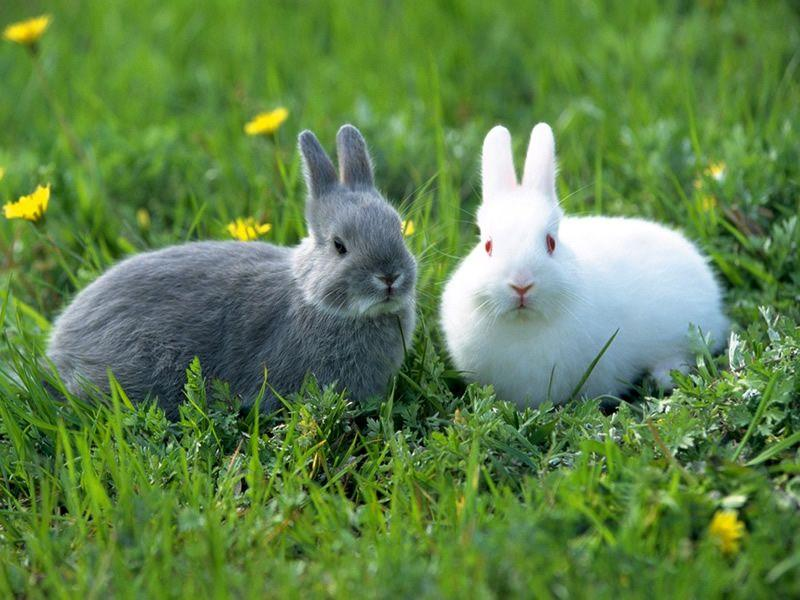
#> input picture 练习/rabbit.png, 800 x 600 px
$ python '练习5-2 图像二值化处理 多阈值.py'
#> lines starting #> are read from the running program, lines starting #| are printed output that depends on the picture; after the words box and inside, x2 and y2 are one past the last pixel; in counts of white or black regions, pixels touching at a corner belong together
# -*- 练习5-1 -*-
"""
功能：多阈值的图像二值化处理
作者：fenghuohuo
日期：2021年6月7日
"""
import cv2
img1 = cv2.imread('rabbit.png', cv2.IMREAD_GRAYSCALE)   # cv2.THRESH_OTSU   作为图像自适应二值化的一个很优的算法Otsu大津算法的参数
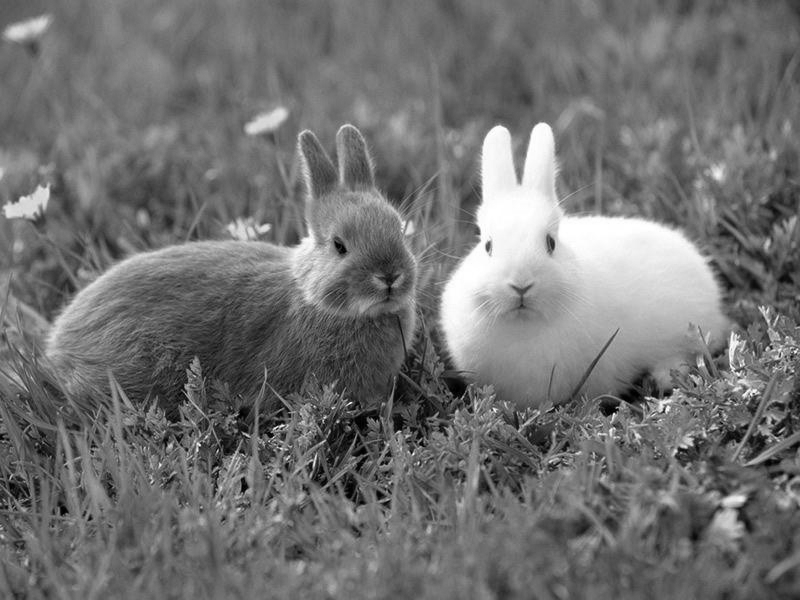
#> img1: shape (600, 800); min 0, max 255, mean 113.5
ret, binary = cv2.threshold(img1, 175, 255, cv2.THRESH_BINARY)  # cv2.THRESH_BINARY    大于阈值的部分被置为255，小于部分被置为0
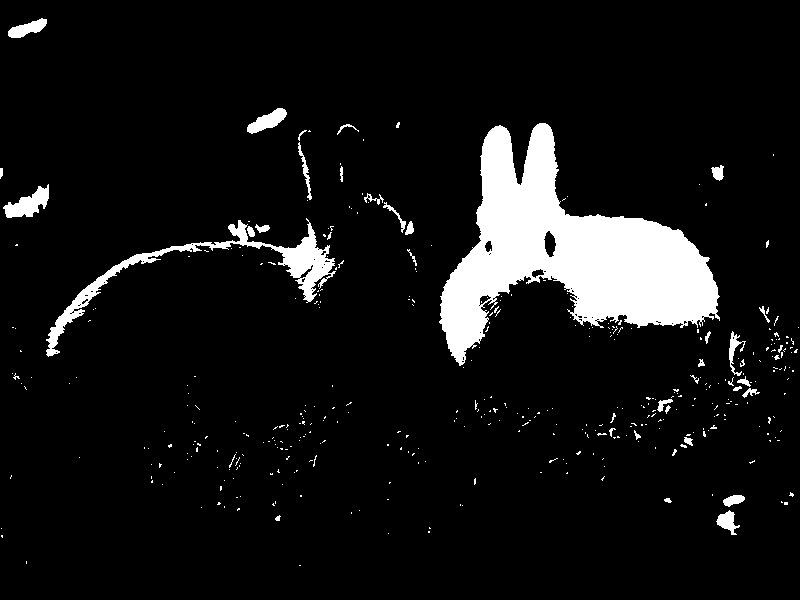
#> binary: shape (600, 800); 8.1% white; 404 white regions (366 under 20 px), largest, box (x1, y1, x2, y2) and area: (439, 123, 720, 366) 29228, (46, 218, 336, 357) 4212, (3, 184, 49, 218) 771
ret, binaryinv = cv2.threshold(img1, 175, 255, cv2.THRESH_BINARY_INV)   # cv2.THRESH_BINARY_INV    大于阈值部分被置为0，小于部分被置为255
ret, trunc = cv2.threshold(img1, 175, 255, cv2.THRESH_TRUNC)    # cv2.THRESH_TRUNC     大于阈值部分被置为threshold，小于部分保持原样
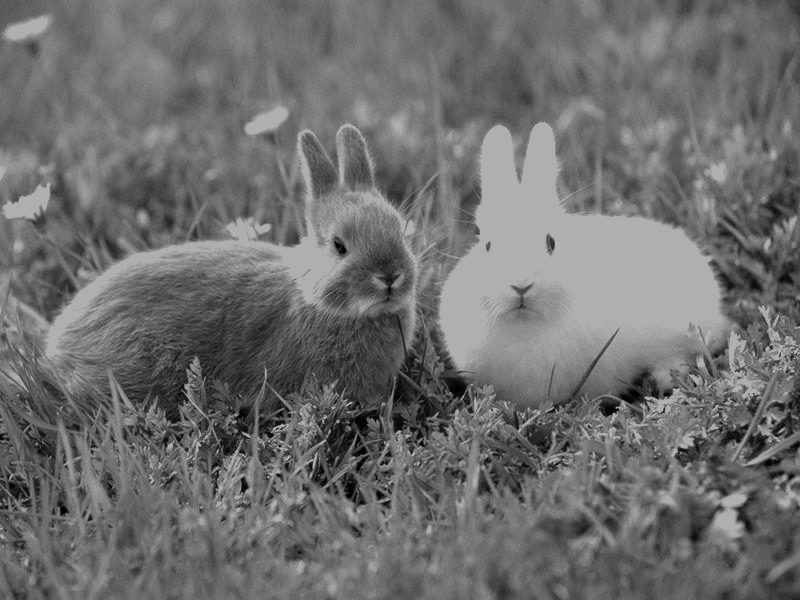
#> trunc: shape (600, 800); min 0, max 175, mean 109.9
ret, tozero = cv2.threshold(img1, 175, 255, cv2.THRESH_TOZERO)  # cv2.THRESH_TOZERO   小于阈值部分被置为0，大于部分保持不变
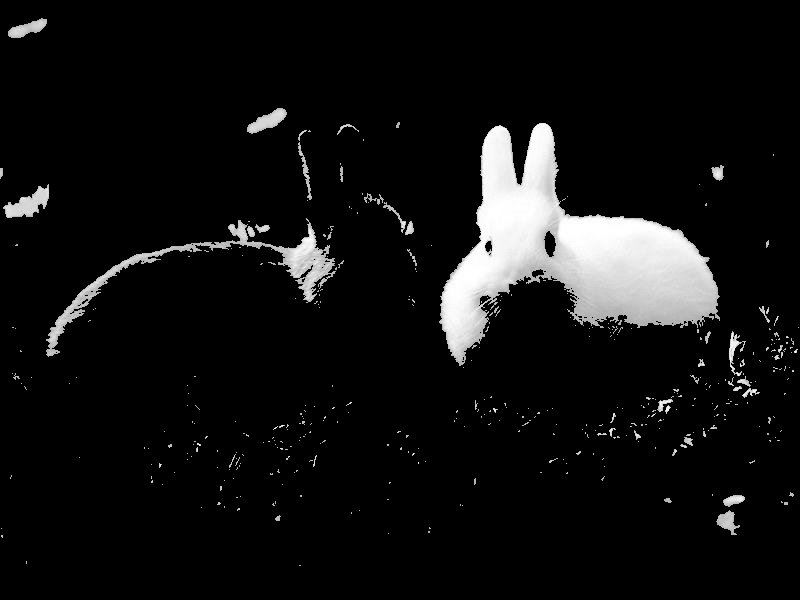
#> tozero: shape (600, 800); min 0, max 255, mean 17.7
ret, tozeroinv = cv2.threshold(img1, 175, 255, cv2.THRESH_TOZERO_INV)   # cv2.THRESH_TOZERO_INV    大于阈值部分被置为0，小于部分保持不变
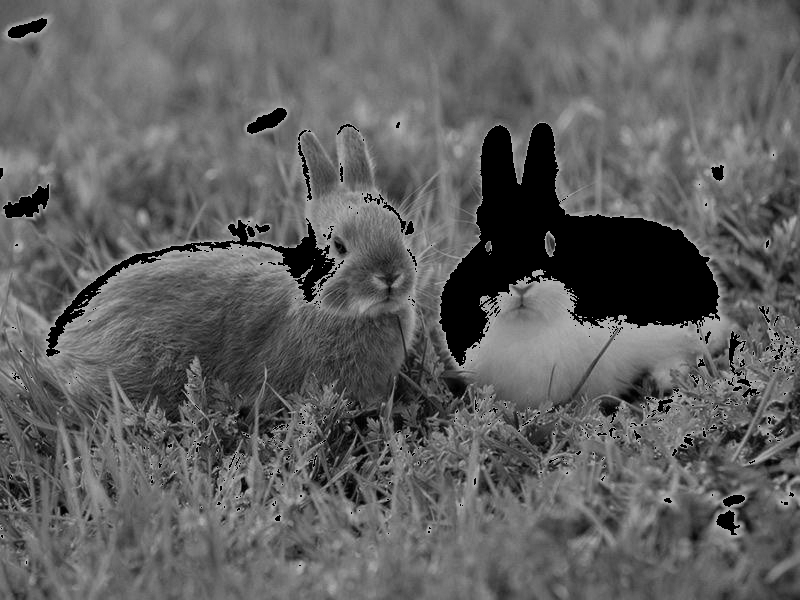
#> tozeroinv: shape (600, 800); min 0, max 175, mean 95.8
while True:
    cv2.imshow('img1', img1)
    cv2.imshow('binary', binary)
    cv2.imshow('binaryinv', binaryinv)
    cv2.imshow('trunc', trunc)
    cv2.imshow('tozero', tozero)
    cv2.imshow('tozeroinv', tozeroinv)
    if cv2.waitKey(1) == 27:
#> (key Esc is pressed here)
        break

$ run again, with 练习/circle_1.png copied over 练习/rabbit.png
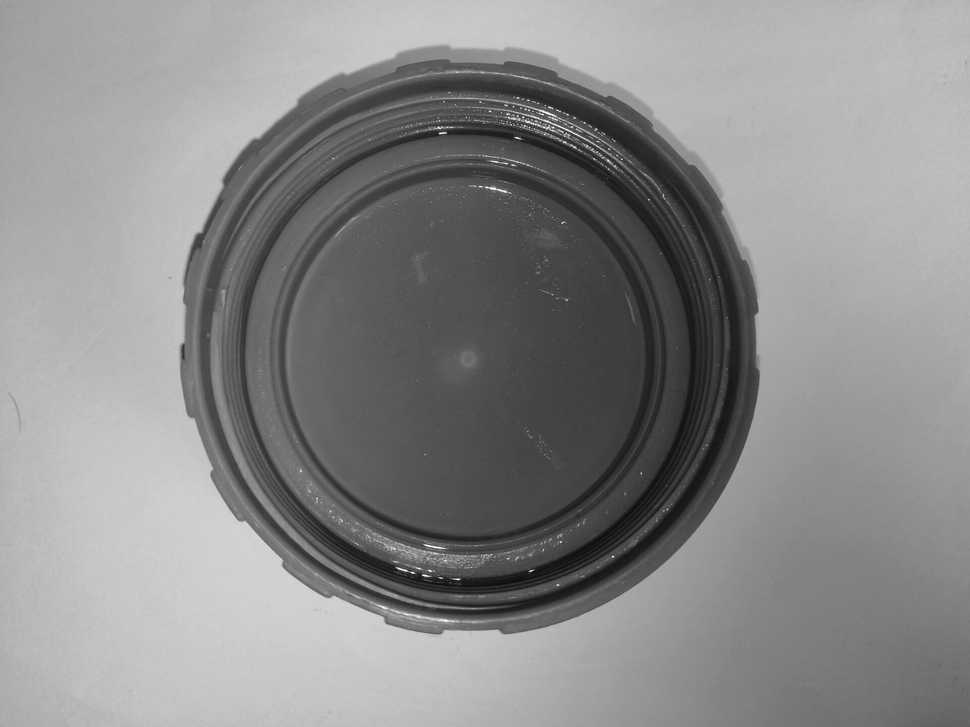
#> input picture 练习/circle_1.png, 970 x 727 px, shrunk from 1920 x 1440 before the run
#> img1 is the input picture: shape (727, 970); min 2, max 255, mean 137.9
#> `ret, binary = cv2.threshold(img1, 175, 255, cv2.THRESH_BINARY)`:
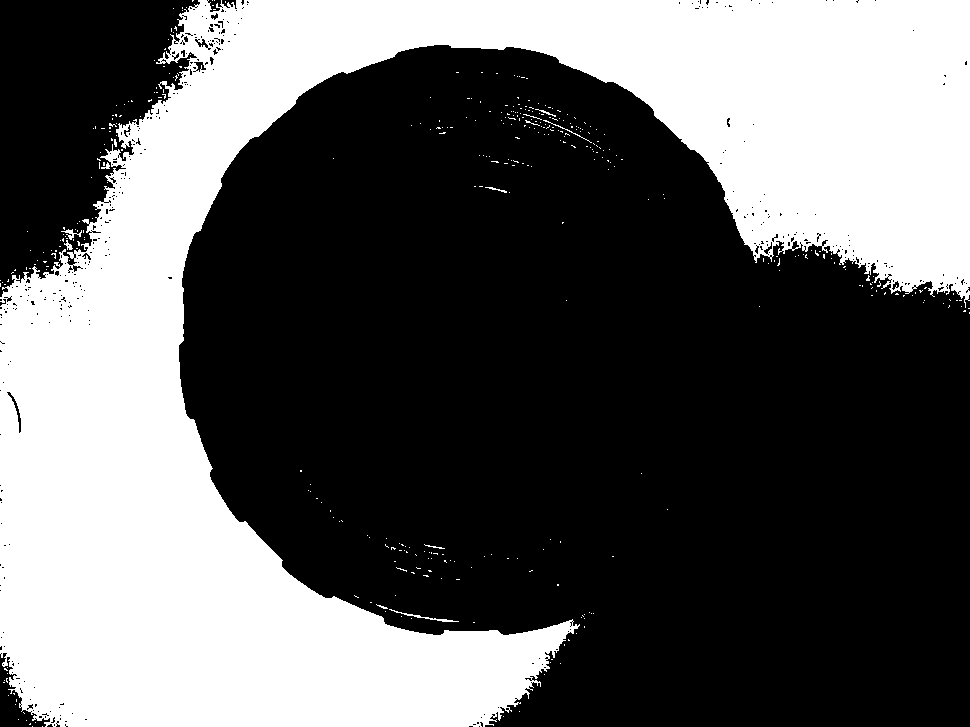
#> binary: shape (727, 970); 37.3% white; 393 white regions (381 under 20 px), largest, box (x1, y1, x2, y2) and area: (0, 0, 970, 727) 261300, (389, 609, 459, 622) 124, (61, 229, 82, 240) 76
#> `ret, tozeroinv = cv2.threshold(img1, 175, 255, cv2.THRESH_TOZERO_INV)`:
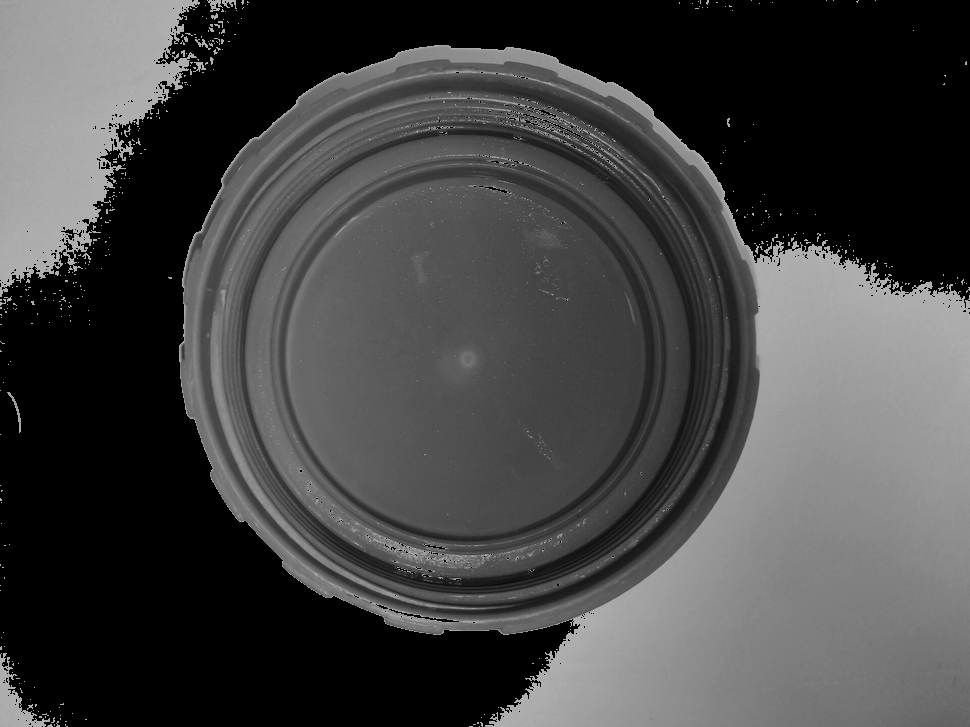
#> tozeroinv: shape (727, 970); min 0, max 175, mean 67.5
